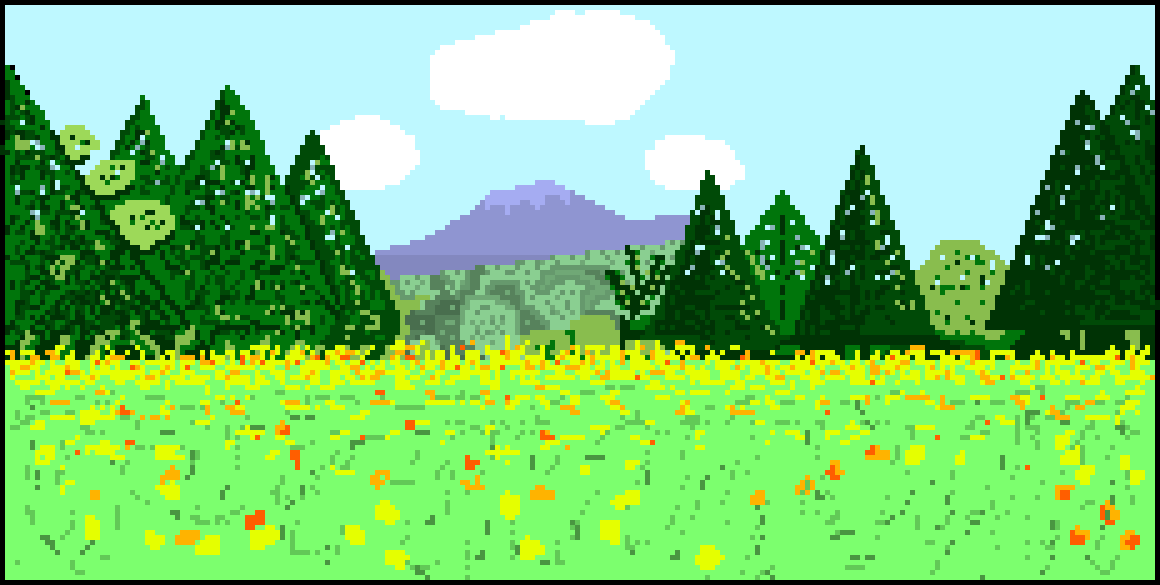
#> input picture Images/a.jpg, 2320 x 1170 px (shown at 1/2 size)
$ jupyter execute --allow-errors 'lect 20.ipynb'
#> lines starting #> are read from the running program, lines starting #| are printed output that depends on the picture
[cell 1]
from skimage import io
from matplotlib import pyplot as plt
from skimage.transform import rescale, resize, downscale_local_mean
from skimage.filters import roberts, sobel, scharr, prewitt
from skimage.feature import canny
import numpy as np
import scipy.stats as st

[cell 2]
img = io.imread("Images/a.jpg", as_gray = True)
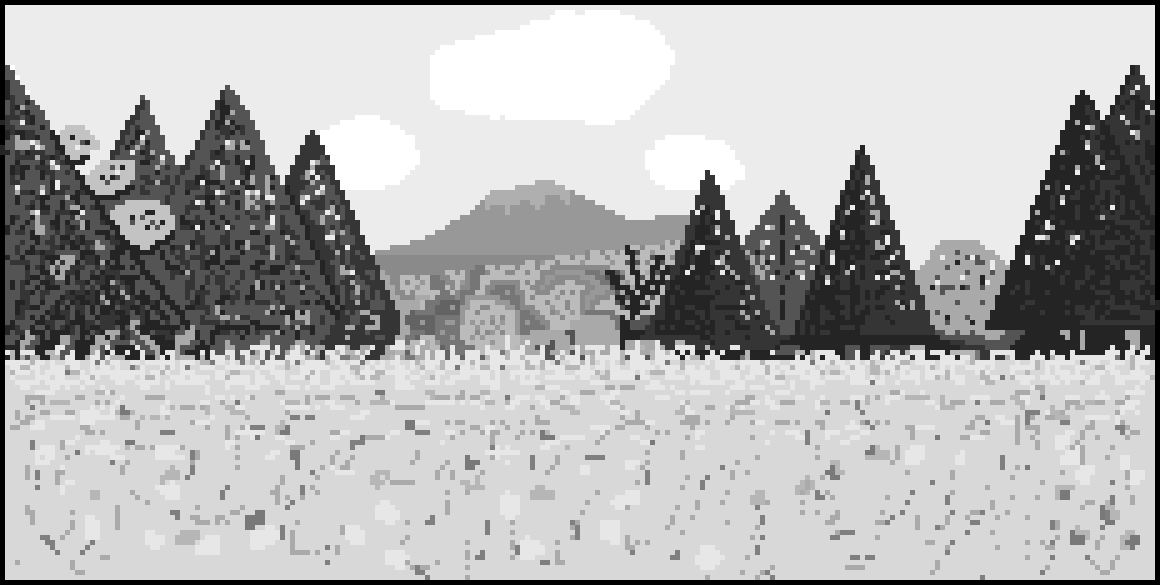
#> img: shape (1170, 2320) float64 (shown at 1/2 size); min 0, max 1, mean 0.701
rescaled_img = rescale(img,1.0/4.0, anti_aliasing = True)
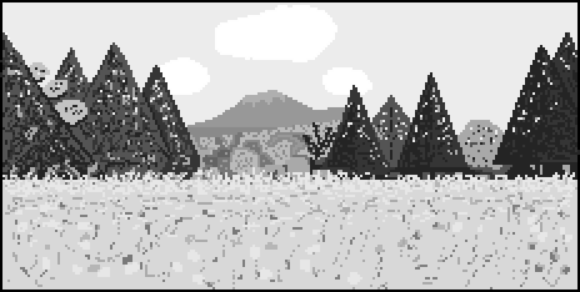
#> rescaled_img: shape (292, 580) float64; min 0, max 1, mean 0.701
resized_img = resize(img, (200,200))
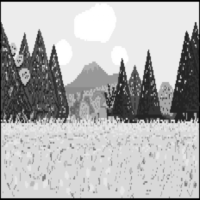
#> resized_img: shape (200, 200) float64; min 0.000369, max 1, mean 0.701
downscale_img = downscale_local_mean(img,(4,3))
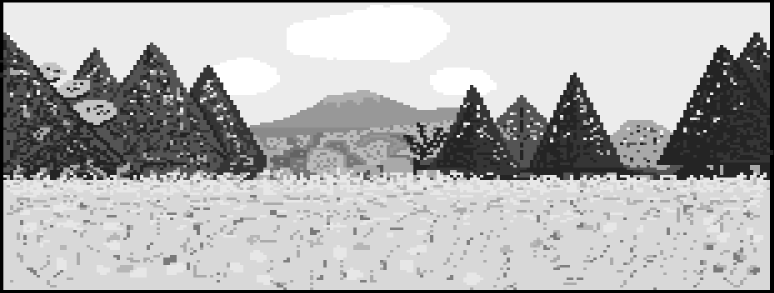
#> downscale_img: shape (293, 774) float64; min 0, max 1, mean 0.699
plt.subplot(1,3,1)
plt.imshow(rescaled_img)
plt.subplot(1,3,2)
plt.imshow(resized_img)
plt.subplot(1,3,3)
plt.imshow(downscale_img)

[cell 3]
print(img.shape)
#| (1170, 2320)

[cell 4]
edge_roberts = roberts(img)
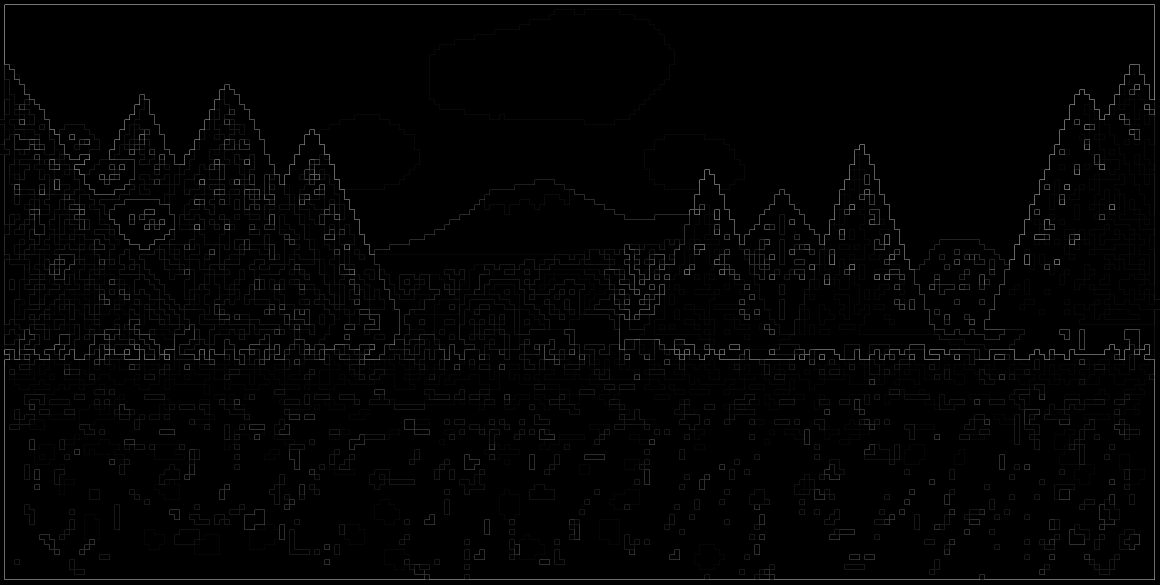
#> edge_roberts: shape (1170, 2320) float64 (shown at 1/2 size); min 0, max 0.926, mean 0.0122
plt.imshow(edge_roberts)

[cell 5]
edge_roberts = roberts(img)
edge_sobel = sobel(img)
edge_scharr = scharr(img)
edge_prewitt = prewitt(img)
plt.subplot(3,2,1)
plt.imshow(edge_roberts, cmap=plt.cm.gray)
plt.title('edge_roberts')
plt.subplot(3,2,2)
plt.imshow(edge_sobel, cmap=plt.cm.gray)
plt.title('edge_sobel')
plt.subplot(3,2,3)
plt.imshow(edge_scharr, cmap=plt.cm.gray)
plt.title('edge_scharr')
plt.subplot(3,2,4)
plt.imshow(edge_prewitt, cmap=plt.cm.gray)
plt.title('edge_prewitt')
plt.subplot(3,2,5)
plt.imshow(edge_roberts, cmap='gray')
plt.title('edge_roberts')
plt.subplot(3,2,6)
plt.imshow(img)
plt.title('img')

[cell 6]
plt.imshow(img)

[cell 7]
edge_canny = canny(img, sigma=1)
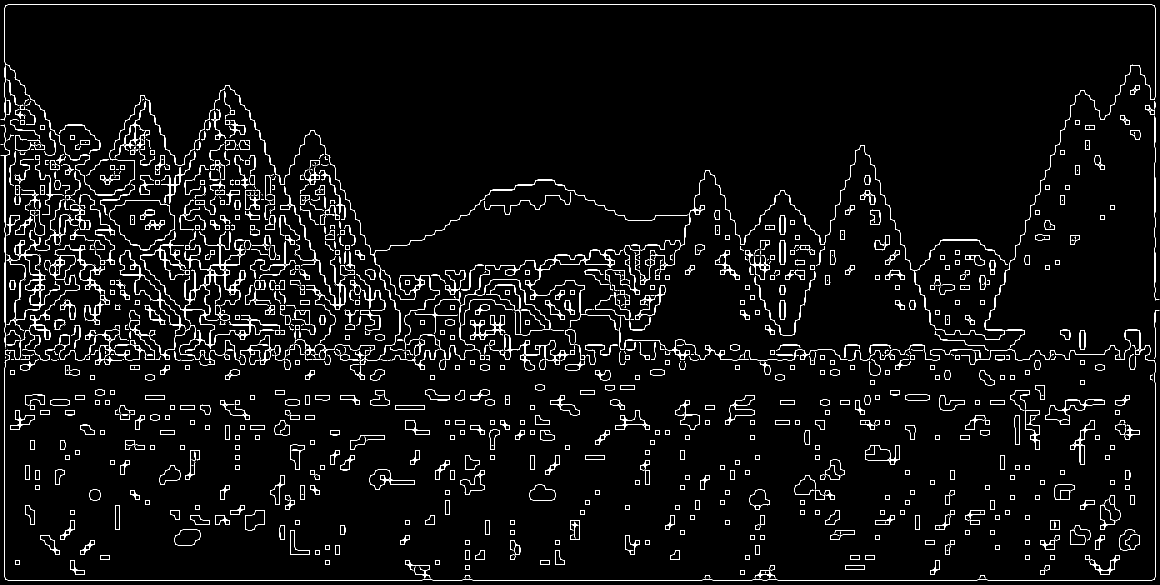
#> edge_canny: shape (1170, 2320) bool (shown at 1/2 size); 3.7% white in thin lines or dots
plt.imshow(edge_canny)

$ run again, with Images/shawls.PNG saved as Images/a.jpg
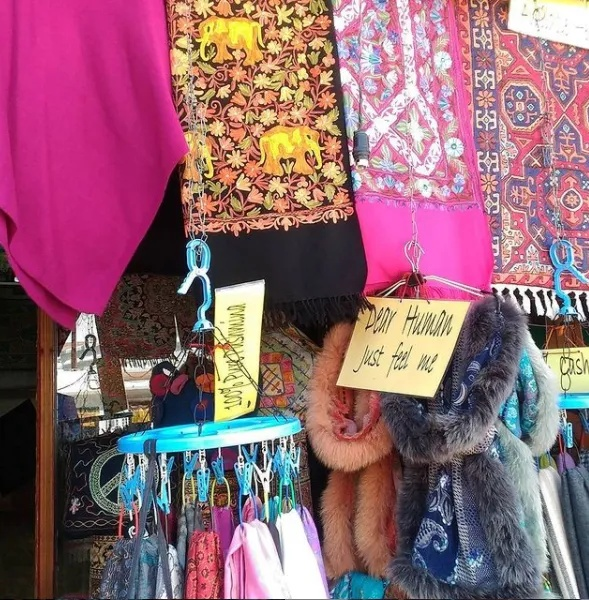
#> input picture Images/shawls.PNG, 589 x 600 px
#> `downscale_img = downscale_local_mean(img,(4,3))`:
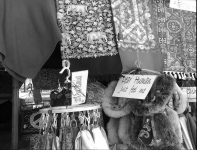
#> downscale_img: shape (150, 197) float64; min 0.0112, max 1, mean 0.439
#| (600, 589)
#> `edge_canny = canny(img, sigma=1)`:
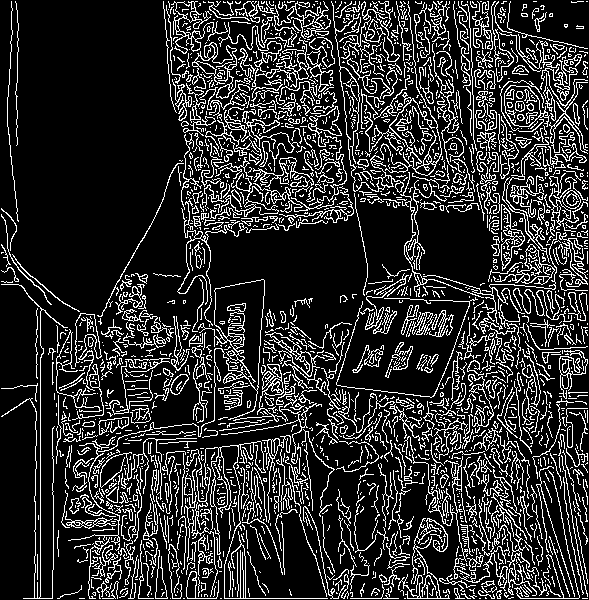
#> edge_canny: shape (600, 589) bool; 18.2% white in thin lines or dots
